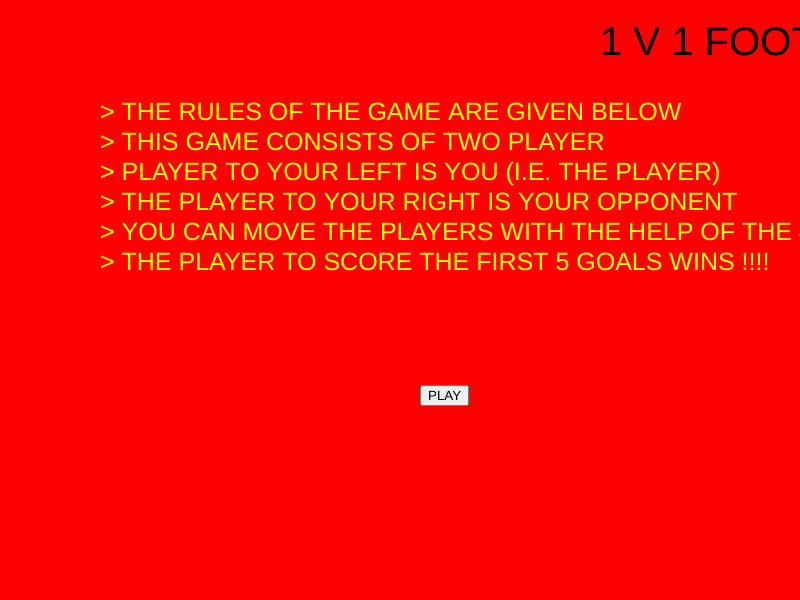
Frame 1 (no input)
Frame 60 (no input): identical to frame 1, image omitted
Frame 120 (the mouse pressed at the canvas centre since frame 60): identical to frame 1, image omitted

The p5.js sketch that drew this single still picture (run headless with seeded random() and noise() and a simulated clock; from frame 60 on, the mouse is pressed at the canvas centre):

// p5.js sketch
// ── sketch.js
var gameState = 0;
var playButton;


function setup() {
  createCanvas(displayWidth , displayHeight);

  playButton = new Button();

}

function draw() {
  background("red");  
  if(gameState === 0){
    playButton.display();
    fill("black");
    textSize(40);
    text("1 V 1 FOOTBALL GAME", 600 , 55);

    fill("yellow");
    textSize(25);
    text("> THE RULES OF THE GAME ARE GIVEN BELOW",100,120);
    text("> THIS GAME CONSISTS OF TWO PLAYER",100,150);
    text("> PLAYER TO YOUR LEFT IS YOU (I.E. THE PLAYER)",100,180);
    text("> THE PLAYER TO YOUR RIGHT IS YOUR OPPONENT",100,210);
    text("> YOU CAN MOVE THE PLAYERS WITH THE HELP OF THE 4 ARROW KEYS",100,240);
    text("> THE PLAYER TO SCORE THE FIRST 5 GOALS WINS !!!!",100,270);
  }

  if(gameState === 1){
    background("red");
    drawSprites();
  }
 
}
// ── Button.js
class Button {
    constructor(){
        this.button = createButton('PLAY');
        
    }


display(){
        this.button.position(displayWidth/2 + 20, displayHeight/2 + 85);

        this.button.mousePressed(() =>{
            gameState = 1;
            this.button.hide();
        }) 
}

}
